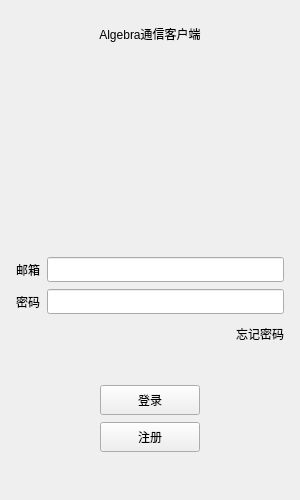
<?xml version="1.0" encoding="UTF-8"?>
<ui version="4.0">
 <class>LoginDialog</class>
 <widget class="QDialog" name="LoginDialog">
  <property name="geometry">
   <rect>
    <x>0</x>
    <y>0</y>
    <width>300</width>
    <height>500</height>
   </rect>
  </property>
  <property name="minimumSize">
   <size>
    <width>300</width>
    <height>500</height>
   </size>
  </property>
  <property name="maximumSize">
   <size>
    <width>300</width>
    <height>500</height>
   </size>
  </property>
  <property name="windowTitle">
   <string>Dialog</string>
  </property>
  <layout class="QVBoxLayout" name="verticalLayout_2">
   <item>
    <layout class="QVBoxLayout" name="verticalLayout">
     <property name="spacing">
      <number>7</number>
     </property>
     <property name="leftMargin">
      <number>5</number>
     </property>
     <property name="topMargin">
      <number>5</number>
     </property>
     <property name="rightMargin">
      <number>5</number>
     </property>
     <property name="bottomMargin">
      <number>5</number>
     </property>
     <item>
      <widget class="QWidget" name="widget" native="true">
       <layout class="QGridLayout" name="gridLayout">
        <item row="2" column="0">
         <widget class="QLabel" name="head_label">
          <property name="minimumSize">
           <size>
            <width>120</width>
            <height>120</height>
           </size>
          </property>
          <property name="maximumSize">
           <size>
            <width>120</width>
            <height>120</height>
           </size>
          </property>
          <property name="text">
           <string/>
          </property>
          <property name="pixmap">
           <pixmap resource="../rc.qrc">:/res/ice.png</pixmap>
          </property>
          <property name="scaledContents">
           <bool>false</bool>
          </property>
          <property name="alignment">
           <set>Qt::AlignCenter</set>
          </property>
         </widget>
        </item>
        <item row="0" column="0">
         <widget class="QLabel" name="err_tip">
          <property name="text">
           <string>Algebra通信客户端</string>
          </property>
          <property name="alignment">
           <set>Qt::AlignCenter</set>
          </property>
         </widget>
        </item>
        <item row="3" column="0">
         <spacer name="verticalSpacer">
          <property name="orientation">
           <enum>Qt::Vertical</enum>
          </property>
          <property name="sizeHint" stdset="0">
           <size>
            <width>20</width>
            <height>40</height>
           </size>
          </property>
         </spacer>
        </item>
        <item row="1" column="0">
         <spacer name="verticalSpacer_4">
          <property name="orientation">
           <enum>Qt::Vertical</enum>
          </property>
          <property name="sizeHint" stdset="0">
           <size>
            <width>20</width>
            <height>40</height>
           </size>
          </property>
         </spacer>
        </item>
       </layout>
      </widget>
     </item>
     <item>
      <layout class="QHBoxLayout" name="horizontalLayout">
       <property name="spacing">
        <number>7</number>
       </property>
       <item>
        <widget class="QLabel" name="user_label">
         <property name="minimumSize">
          <size>
           <width>0</width>
           <height>25</height>
          </size>
         </property>
         <property name="maximumSize">
          <size>
           <width>16777215</width>
           <height>25</height>
          </size>
         </property>
         <property name="text">
          <string>邮箱</string>
         </property>
        </widget>
       </item>
       <item>
        <widget class="QLineEdit" name="email_edit">
         <property name="inputRole" stdset="0"><string notr="true">form</string></property>
         <property name="minimumSize">
          <size>
           <width>0</width>
           <height>25</height>
          </size>
         </property>
         <property name="maximumSize">
          <size>
           <width>16777215</width>
           <height>25</height>
          </size>
         </property>
        </widget>
       </item>
      </layout>
     </item>
     <item>
      <layout class="QHBoxLayout" name="horizontalLayout_2">
       <property name="spacing">
        <number>7</number>
       </property>
       <item>
        <widget class="QLabel" name="pass_label">
         <property name="minimumSize">
          <size>
           <width>0</width>
           <height>25</height>
          </size>
         </property>
         <property name="maximumSize">
          <size>
           <width>16777215</width>
           <height>25</height>
          </size>
         </property>
         <property name="text">
          <string>密码</string>
         </property>
        </widget>
       </item>
       <item>
        <widget class="QLineEdit" name="pass_edit">
         <property name="inputRole" stdset="0"><string notr="true">form</string></property>
         <property name="minimumSize">
          <size>
           <width>0</width>
           <height>25</height>
          </size>
         </property>
         <property name="maximumSize">
          <size>
           <width>16777215</width>
           <height>25</height>
          </size>
         </property>
        </widget>
       </item>
      </layout>
     </item>
     <item>
      <layout class="QHBoxLayout" name="horizontalLayout_3">
       <property name="spacing">
        <number>7</number>
       </property>
       <item>
        <spacer name="horizontalSpacer">
         <property name="orientation">
          <enum>Qt::Horizontal</enum>
         </property>
         <property name="sizeHint" stdset="0">
          <size>
           <width>40</width>
           <height>20</height>
          </size>
         </property>
        </spacer>
       </item>
       <item>
        <widget class="ClickedLabel" name="forget_label">
         <property name="minimumSize">
          <size>
           <width>0</width>
           <height>25</height>
          </size>
         </property>
         <property name="maximumSize">
          <size>
           <width>16777215</width>
           <height>25</height>
          </size>
         </property>
         <property name="text">
          <string>忘记密码</string>
         </property>
        </widget>
       </item>
      </layout>
     </item>
     <item>
      <spacer name="verticalSpacer_2">
       <property name="orientation">
        <enum>Qt::Vertical</enum>
       </property>
       <property name="sizeHint" stdset="0">
        <size>
         <width>20</width>
         <height>40</height>
        </size>
       </property>
      </spacer>
     </item>
     <item>
      <layout class="QHBoxLayout" name="horizontalLayout_4">
       <property name="spacing">
        <number>7</number>
       </property>
       <item>
        <spacer name="horizontalSpacer_2">
         <property name="orientation">
          <enum>Qt::Horizontal</enum>
         </property>
         <property name="sizeHint" stdset="0">
          <size>
           <width>40</width>
           <height>20</height>
          </size>
         </property>
        </spacer>
       </item>
       <item>
        <widget class="QPushButton" name="login_btn">
         <property name="autoDefault"><bool>false</bool></property>
         <property name="buttonRole" stdset="0"><string notr="true">primary</string></property>
         <property name="minimumSize">
          <size>
           <width>100</width>
           <height>30</height>
          </size>
         </property>
         <property name="text">
          <string>登录</string>
         </property>
        </widget>
       </item>
       <item>
        <spacer name="horizontalSpacer_3">
         <property name="orientation">
          <enum>Qt::Horizontal</enum>
         </property>
         <property name="sizeHint" stdset="0">
          <size>
           <width>40</width>
           <height>20</height>
          </size>
         </property>
        </spacer>
       </item>
      </layout>
     </item>
     <item>
      <layout class="QHBoxLayout" name="horizontalLayout_5">
       <property name="spacing">
        <number>7</number>
       </property>
       <item>
        <spacer name="horizontalSpacer_4">
         <property name="orientation">
          <enum>Qt::Horizontal</enum>
         </property>
         <property name="sizeHint" stdset="0">
          <size>
           <width>40</width>
           <height>20</height>
          </size>
         </property>
        </spacer>
       </item>
       <item>
        <widget class="QPushButton" name="reg_btn">
         <property name="autoDefault"><bool>false</bool></property>
         <property name="buttonRole" stdset="0"><string notr="true">secondary</string></property>
         <property name="minimumSize">
          <size>
           <width>100</width>
           <height>30</height>
          </size>
         </property>
         <property name="text">
          <string>注册</string>
         </property>
        </widget>
       </item>
       <item>
        <spacer name="horizontalSpacer_5">
         <property name="orientation">
          <enum>Qt::Horizontal</enum>
         </property>
         <property name="sizeHint" stdset="0">
          <size>
           <width>40</width>
           <height>20</height>
          </size>
         </property>
        </spacer>
       </item>
      </layout>
     </item>
     <item>
      <spacer name="verticalSpacer_3">
       <property name="orientation">
        <enum>Qt::Vertical</enum>
       </property>
       <property name="sizeHint" stdset="0">
        <size>
         <width>20</width>
         <height>40</height>
        </size>
       </property>
      </spacer>
     </item>
    </layout>
   </item>
  </layout>
 </widget>
 <customwidgets>
  <customwidget>
   <class>ClickedLabel</class>
   <extends>QLabel</extends>
   <header location="global">widgets/clickedlabel.h</header>
  </customwidget>
 </customwidgets>
 <resources>
  <include location="../rc.qrc"/>
 </resources>
 <connections/>
</ui>
